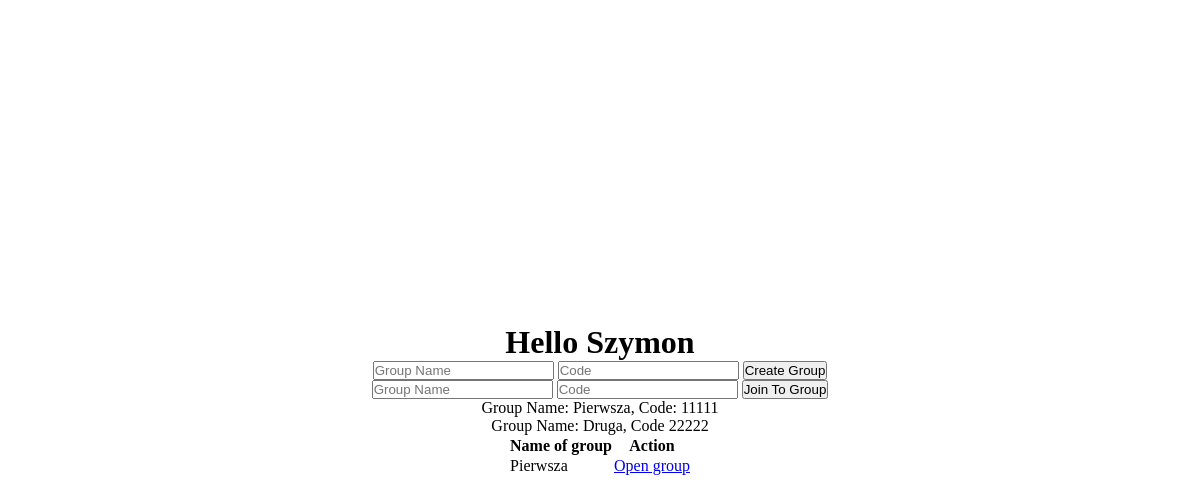
The app's page /profile (signed in), older data.
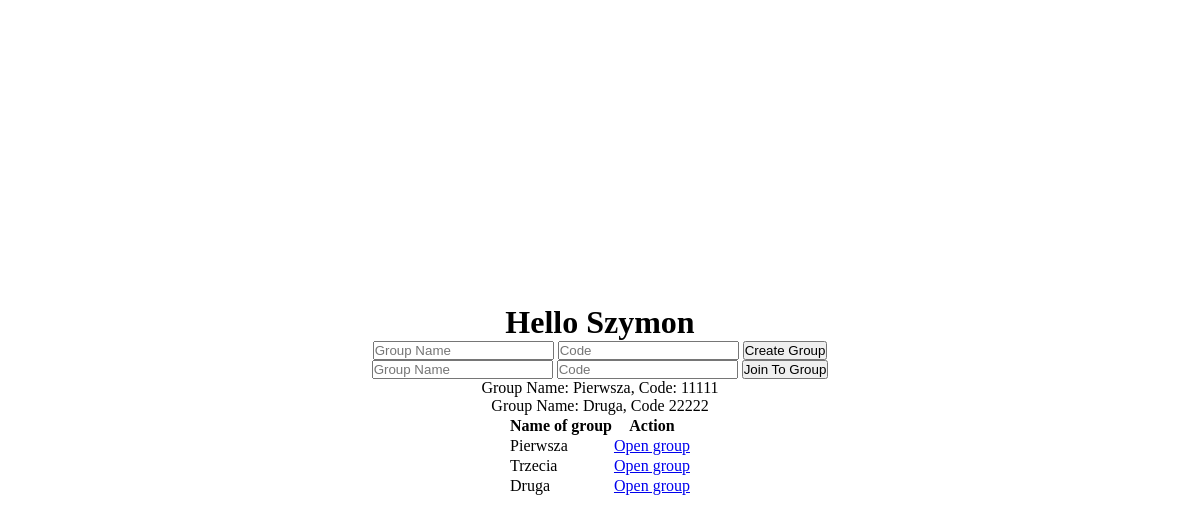
The same page, newer data.
### src/models.py (models this page shows, shortened)
class Group(db.Model):
    id = db.Column(db.Integer, primary_key=True)
    group_name = db.Column(db.String, nullable=False)
    code = db.Column(db.Integer, nullable=False, unique=True)
    group_participants = db.relationship("Group_participants", backref="group")
    message_in_group = db.relationship("Message_in_group", backref="group")

class Group_participants(db.Model):
    id = db.Column(db.Integer, primary_key=True)
    group_id = db.Column(db.Integer, db.ForeignKey("group.id"))
    user_id = db.Column(db.Integer, db.ForeignKey("user.id"))

### src/routes/group.py (the view, shortened to what this page needs)
@app.route('/profile', methods=['POST', 'GET'])
@login_required
def profile():
    formCreate = CreateGroupForm()
    formJoin = JoinGroupForm()
    form = GroupForm()
    print(form.validate_on_submit())
    groups = Group_participants.query.filter_by(user_id=current_user.id).all()
    return render_template('profile.html', user=current_user, formCreate=formCreate, formJoin=formJoin, groups=groups, Group=Group)

### src/form.py
class CreateGroupForm(GroupForm):
    submit_create = SubmitField("Create Group")

class JoinGroupForm(GroupForm):
    submit_join = SubmitField("Join To Group")

### src/__init__.py (called while the page is built)
@login_manager.user_loader
def load_user(id):
    return User.query.get(int(id))

### src/templates/profile.html (shortened to what this page needs)
{% extends 'base.html' %}
{% block body %}
    <h1>Hello {{ user.name }}</h1>
    <form action="/profile" method="post">
        {{ formCreate.group_name }}
        {{ formCreate.code }}
        {{ formCreate.submit_create }}
    </form>
    <form action="/profile" method="post">
        {{ formJoin.group_name }}
        {{ formJoin.code }}
        {{ formJoin.submit_join }}
    </form>
    <p>Group Name: Pierwsza, Code: 11111</p>
    <p>Group Name: Druga, Code 22222</p>
    <table>
        <thead>
            <tr>
                <th>Name of group</th>
                <th>Action</th>
            </tr>
        </thead>
        <tbody>
            {% for group in groups %}
                <tr>
                    <td>
                        {{ Group.query.filter_by(id=group.group_id).first().group_name }}
                    </td>
                    <td>
                        <a href="/group/{{ group.group_id }}">Open group</a>
                    </td>
                </tr>
            {% endfor %}
        </tbody>
    </table>
{% endblock %}

Row changes from the older to the newer data that the page shows:
added Group: query.filter_by "Trzecia"
added Group: query.filter_by "Druga"
